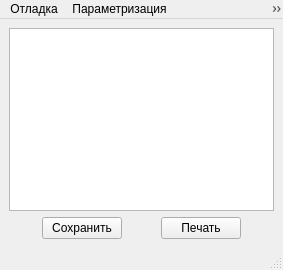
<?xml version="1.0" encoding="UTF-8"?>
<ui version="4.0">
 <class>fmProtokol</class>
 <widget class="QMainWindow" name="fmProtokol">
  <property name="geometry">
   <rect>
    <x>0</x>
    <y>0</y>
    <width>283</width>
    <height>270</height>
   </rect>
  </property>
  <property name="windowTitle">
   <string>СВП Ормет - режим наладки</string>
  </property>
  <widget class="QWidget" name="centralwidget">
   <layout class="QGridLayout" name="gridLayout">
    <item row="0" column="0" colspan="5">
     <widget class="QColumnView" name="columnView"/>
    </item>
    <item row="1" column="0">
     <spacer name="horizontalSpacer_3">
      <property name="orientation">
       <enum>Qt::Horizontal</enum>
      </property>
      <property name="sizeHint" stdset="0">
       <size>
        <width>27</width>
        <height>20</height>
       </size>
      </property>
     </spacer>
    </item>
    <item row="1" column="1">
     <widget class="QPushButton" name="btnSave">
      <property name="text">
       <string>Сохранить</string>
      </property>
     </widget>
    </item>
    <item row="1" column="2">
     <spacer name="horizontalSpacer_6">
      <property name="orientation">
       <enum>Qt::Horizontal</enum>
      </property>
      <property name="sizeHint" stdset="0">
       <size>
        <width>28</width>
        <height>20</height>
       </size>
      </property>
     </spacer>
    </item>
    <item row="1" column="3">
     <widget class="QPushButton" name="btnPrint">
      <property name="text">
       <string>Печать</string>
      </property>
     </widget>
    </item>
    <item row="1" column="4">
     <spacer name="horizontalSpacer_7">
      <property name="orientation">
       <enum>Qt::Horizontal</enum>
      </property>
      <property name="sizeHint" stdset="0">
       <size>
        <width>27</width>
        <height>20</height>
       </size>
      </property>
     </spacer>
    </item>
   </layout>
  </widget>
  <widget class="QMenuBar" name="menubar">
   <property name="geometry">
    <rect>
     <x>0</x>
     <y>0</y>
     <width>283</width>
     <height>21</height>
    </rect>
   </property>
   <widget class="QMenu" name="muDebug">
    <property name="title">
     <string>Отладка</string>
    </property>
    <addaction name="actPortCons"/>
    <addaction name="actMBCons"/>
    <addaction name="actAD779x"/>
   </widget>
   <widget class="QMenu" name="muSetting">
    <property name="title">
     <string>Настройка</string>
    </property>
   </widget>
   <widget class="QMenu" name="muVInstr">
    <property name="title">
     <string>Виртуальные приборы</string>
    </property>
   </widget>
   <widget class="QMenu" name="muPar">
    <property name="title">
     <string>Параметризация</string>
    </property>
    <addaction name="actParV"/>
    <addaction name="actParT"/>
    <addaction name="actParCond"/>
    <addaction name="actParTP"/>
    <addaction name="actParAmper"/>
   </widget>
   <widget class="QMenu" name="muAbout">
    <property name="title">
     <string>?</string>
    </property>
   </widget>
   <addaction name="muDebug"/>
   <addaction name="muPar"/>
   <addaction name="muVInstr"/>
   <addaction name="muSetting"/>
   <addaction name="muAbout"/>
  </widget>
  <widget class="QStatusBar" name="statusbar"/>
  <action name="actPortCons">
   <property name="text">
    <string>Консоль порта...</string>
   </property>
  </action>
  <action name="actMBCons">
   <property name="text">
    <string>Консоль драйвера ...</string>
   </property>
  </action>
  <action name="actAD779x">
   <property name="text">
    <string>AD779x...</string>
   </property>
  </action>
  <action name="actParV">
   <property name="text">
    <string>Милливольтметр</string>
   </property>
  </action>
  <action name="actParT">
   <property name="text">
    <string>Термометр</string>
   </property>
  </action>
  <action name="actParCond">
   <property name="text">
    <string>Кондуктометр</string>
   </property>
  </action>
  <action name="actParTP">
   <property name="text">
    <string>Измеритель давления</string>
   </property>
  </action>
  <action name="actParAmper">
   <property name="text">
    <string>Микроамперметр</string>
   </property>
  </action>
 </widget>
 <resources/>
 <connections/>
</ui>
